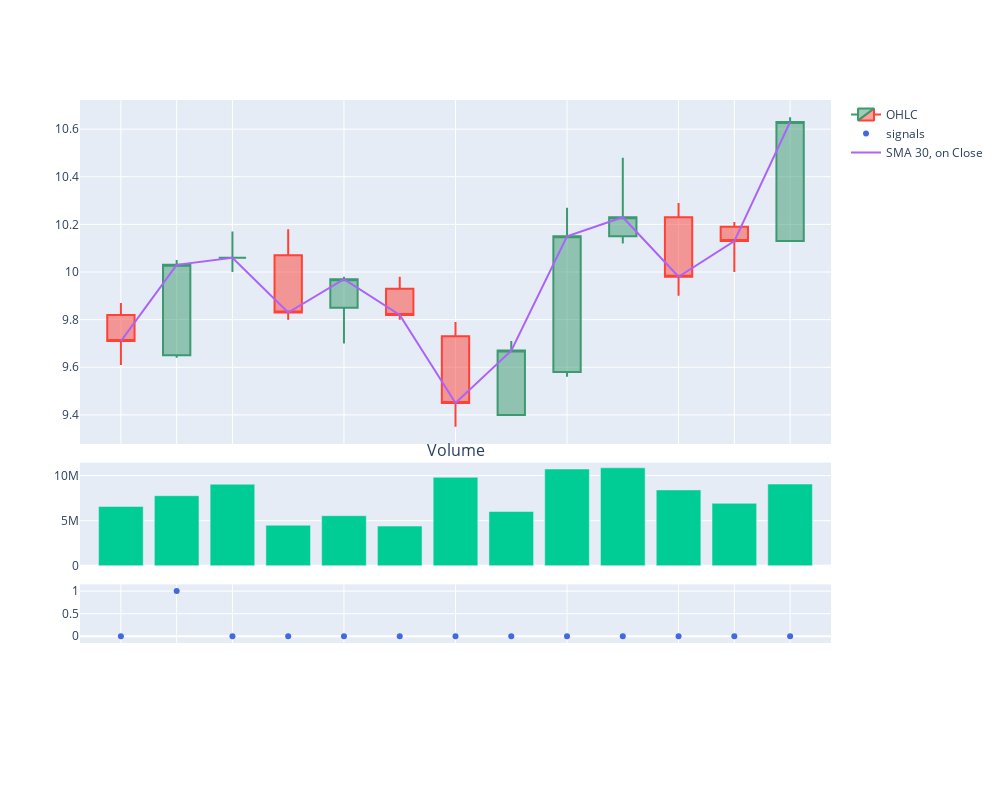

Write notebook code for a chart like this one.
### Code cell
period = 30
# simple moving average

indicator = "SMA"
ma_crossover = Crossover(period, indicator = indicator, on = "Close", invert = True)

ma_crossover.plot_signals(data, signal_type = 'dis')

### Figure 1 — Plotly figure (JSON) as saved in the notebook; plotly's stock layout.template omitted (floating-point values rounded to 4 significant figures)
{"data": [{"close": [9.71, 10.03, 10.06, 9.83, 9.97, 9.82, 9.45, 9.67, 10.15, 10.23, 9.98, 10.13, 10.63], "high": [9.87, 10.05, 10.17, 10.18, 9.98, 9.98, 9.79, 9.71, 10.27, 10.48, 10.29, 10.21, 10.65], "low": [9.61, 9.64, 10, 9.8, 9.7, 9.8, 9.35, 9.4, 9.56, 10.12, 9.9, 10, 10.13], "name": "OHLC", "open": [9.82, 9.65, 10.06, 10.07, 9.85, 9.93, 9.73, 9.4, 9.58, 10.15, 10.23, 10.19, 10.13], "type": "candlestick", "x": ["2023-12-01T00:00:00", "2023-12-04T00:00:00", "2023-12-05T00:00:00", "2023-12-06T00:00:00", "2023-12-07T00:00:00", "2023-12-08T00:00:00", "2023-12-11T00:00:00", "2023-12-12T00:00:00", "2023-12-13T00:00:00", "2023-12-14T00:00:00", "2023-12-15T00:00:00", "2023-12-18T00:00:00", "2023-12-19T00:00:00"], "xaxis": "x", "yaxis": "y"}, {"line": {"color": "royalblue"}, "mode": "markers", "name": "signals", "type": "scatter", "x": ["2023-12-01T00:00:00", "2023-12-04T00:00:00", "2023-12-05T00:00:00", "2023-12-06T00:00:00", "2023-12-07T00:00:00", "2023-12-08T00:00:00", "2023-12-11T00:00:00", "2023-12-12T00:00:00", "2023-12-13T00:00:00", "2023-12-14T00:00:00", "2023-12-15T00:00:00", "2023-12-18T00:00:00", "2023-12-19T00:00:00"], "xaxis": "x3", "y": [0, 1, 0, 0, 0, 0, 0, 0, 0, 0, 0, 0, 0], "yaxis": "y3"}, {"showlegend": false, "type": "bar", "x": ["2023-12-01T00:00:00", "2023-12-04T00:00:00", "2023-12-05T00:00:00", "2023-12-06T00:00:00", "2023-12-07T00:00:00", "2023-12-08T00:00:00", "2023-12-11T00:00:00", "2023-12-12T00:00:00", "2023-12-13T00:00:00", "2023-12-14T00:00:00", "2023-12-15T00:00:00", "2023-12-18T00:00:00", "2023-12-19T00:00:00"], "xaxis": "x2", "y": [6572300, 7766200, 9038400, 4497900, 5558200, 4402400, 9802400, 6018300, 10722300, 10858300, 8409100, 6923400, 9057700], "yaxis": "y2"}, {"mode": "lines", "name": "SMA 30, on Close", "type": "scatter", "x": ["2023-12-01T00:00:00", "2023-12-04T00:00:00", "2023-12-05T00:00:00", "2023-12-06T00:00:00", "2023-12-07T00:00:00", "2023-12-08T00:00:00", "2023-12-11T00:00:00", "2023-12-12T00:00:00", "2023-12-13T00:00:00", "2023-12-14T00:00:00", "2023-12-15T00:00:00", "2023-12-18T00:00:00", "2023-12-19T00:00:00"], "xaxis": "x", "y": [9.71, 10.03, 10.06, 9.83, 9.97, 9.82, 9.45, 9.67, 10.15, 10.23, 9.98, 10.13, 10.63], "yaxis": "y"}], "layout": {"annotations": [{"font": {"size": 16}, "showarrow": false, "text": "Volume", "x": 0.5, "xanchor": "center", "xref": "paper", "y": 0.4151, "yanchor": "bottom", "yref": "paper"}], "height": 800, "width": 1000, "xaxis": {"anchor": "y", "domain": [0, 1], "matches": "x4", "rangebreaks": [{"bounds": ["sat", "mon"]}, {"values": ["2020-12-25", "2021-01-01"]}], "rangeslider": {"visible": false}, "showticklabels": false}, "xaxis2": {"anchor": "y2", "domain": [0, 1], "matches": "x4", "rangebreaks": [{"bounds": ["sat", "mon"]}, {"values": ["2020-12-25", "2021-01-01"]}], "showticklabels": false}, "xaxis3": {"anchor": "y3", "domain": [0, 1], "matches": "x4", "rangebreaks": [{"bounds": ["sat", "mon"]}, {"values": ["2020-12-25", "2021-01-01"]}], "showticklabels": false}, "xaxis4": {"anchor": "y4", "domain": [0, 1], "rangebreaks": [{"bounds": ["sat", "mon"]}, {"values": ["2020-12-25", "2021-01-01"]}]}, "yaxis": {"anchor": "x", "domain": [0.4451, 1]}, "yaxis2": {"anchor": "x2", "domain": [0.2487, 0.4151]}, "yaxis3": {"anchor": "x3", "domain": [0.1243, 0.2187]}, "yaxis4": {"anchor": "x4", "domain": [0, 0.09433]}}}
